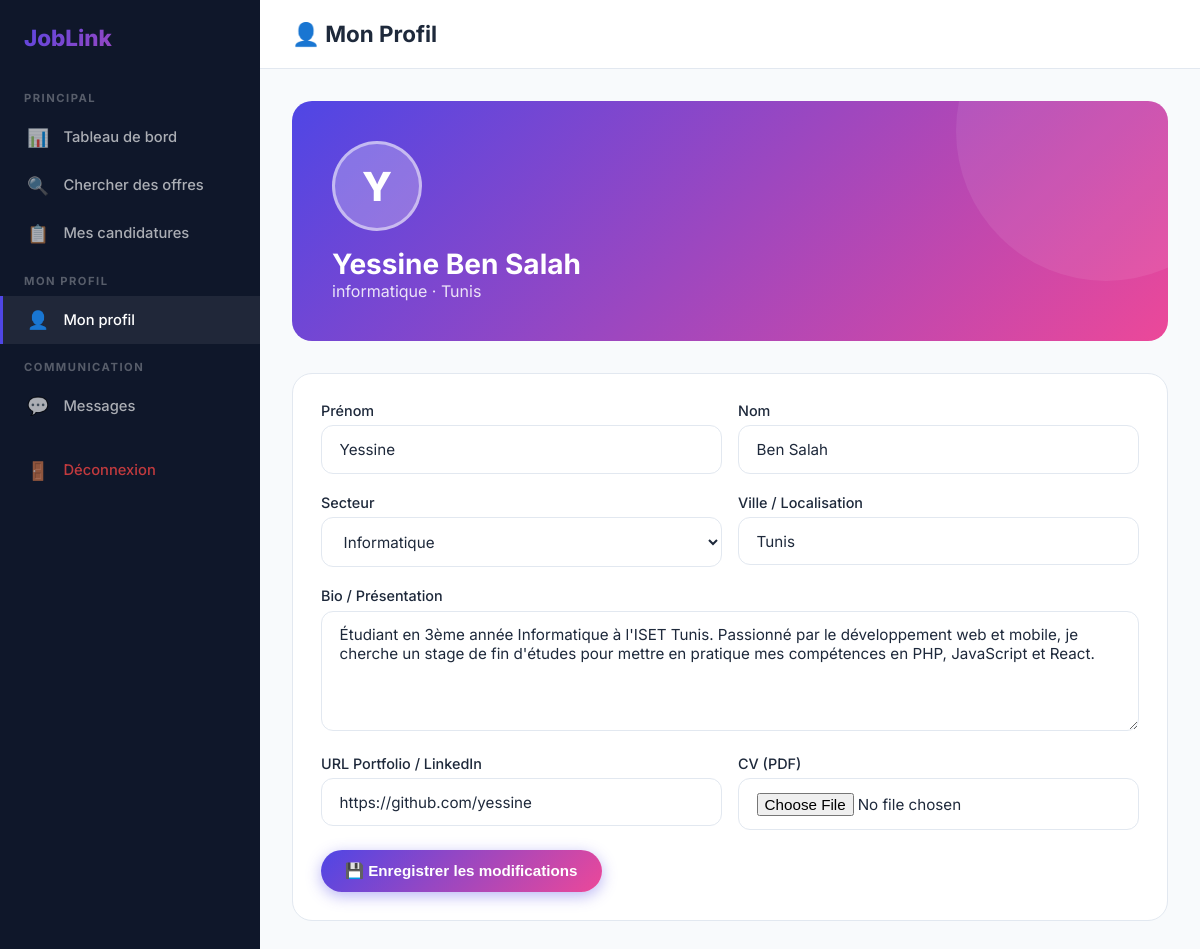
Screenshot of /etudiant/profil.php (signed in) with the database file from the repository.
### tables this page shows
CREATE TABLE `student_profiles` (
  `id` int(11) NOT NULL AUTO_INCREMENT,
  `user_id` int(11) NOT NULL,
  `first_name` varchar(100) NOT NULL,
  `last_name` varchar(100) NOT NULL,
  `bio` text DEFAULT NULL,
  `cv_path` varchar(255) DEFAULT NULL,
  `portfolio_url` varchar(255) DEFAULT NULL,
  `sector` varchar(100) DEFAULT NULL,
  `location` varchar(100) DEFAULT NULL,
  `updated_at` timestamp NOT NULL DEFAULT current_timestamp() ON UPDATE current_timestamp(),
  PRIMARY KEY (`id`),
  KEY `user_id` (`user_id`),
  CONSTRAINT `fk_student_user` FOREIGN KEY (`user_id`) REFERENCES `users` (`id`) ON DELETE CASCADE
);

### etudiant/profil.php (the view, shortened to what this page needs)
<?php
require_once '../includes/auth.php';
$sp = $pdo->prepare("SELECT * FROM student_profiles WHERE user_id=?");
$sp->execute([$_SESSION['user_id']]);
$profile = $sp->fetch();
?>
<!DOCTYPE html><html lang="fr"><head><meta charset="UTF-8"><meta name="viewport" content="width=device-width,initial-scale=1">
<title>Mon Profil - JobLink</title><link rel="stylesheet" href="/siteadam/css/style.css"></head>
<body>
<div class="dash-layout">
  <?php include '../includes/sidebar_student.php'; ?>
  <div class="dash-content">
    <div class="dash-header"><h1>👤 Mon Profil</h1></div>
    <div class="dash-body">
      <div class="profile-header">
        <div class="profile-avatar"><?= strtoupper(substr($profile['first_name'] ?? 'E', 0,1)) ?></div>
        <h2><?= htmlspecialchars(($profile['first_name']??'').' '.($profile['last_name']??'')) ?></h2>
        <p><?= htmlspecialchars($profile['sector'] ?? 'Secteur non défini') ?> · <?= htmlspecialchars($profile['location'] ?? 'Localisation non définie') ?></p>
      </div>
      <div class="card">
        <form method="POST" enctype="multipart/form-data">
          <div class="form-row">
            <div class="form-group"><label>Prénom</label><input type="text" name="first_name" value="<?= htmlspecialchars($profile['first_name']??'') ?>"></div>
            <div class="form-group"><label>Nom</label><input type="text" name="last_name" value="<?= htmlspecialchars($profile['last_name']??'') ?>"></div>
          </div>
          <div class="form-row">
            <div class="form-group"><label>Secteur</label>
              <select name="sector">
                <?php foreach(['informatique','marketing','finance','design','rh','commerce','ingenierie'] as $s): ?>
                <option value="<?= $s ?>" <?= ($profile['sector']??'')===$s?'selected':'' ?>><?= ucfirst($s) ?></option>
                <?php endforeach; ?>
              </select>
            </div>
            <div class="form-group"><label>Ville / Localisation</label><input type="text" name="location" value="<?= htmlspecialchars($profile['location']??'') ?>" placeholder="Tunis, Sfax..."></div>
          </div>
          <div class="form-group"><label>Bio / Présentation</label><textarea name="bio" rows="4" placeholder="Décrivez votre parcours, vos compétences et vos objectifs..."><?= htmlspecialchars($profile['bio']??'') ?></textarea></div>
          <div class="form-row">
            <div class="form-group"><label>URL Portfolio / LinkedIn</label><input type="url" name="portfolio_url" value="<?= htmlspecialchars($profile['portfolio_url']??'') ?>" placeholder="https://..."></div>
            <div class="form-group"><label>CV (PDF)</label><input type="file" name="cv_file" accept=".pdf,.doc,.docx">
            </div>
          </div>
          <button type="submit" class="btn btn-primary">💾 Enregistrer les modifications</button>
        </form>
      </div>
    </div>
  </div>
</div>
</body></html>

### css/style.css (style rules this page uses)
:root { --primary: #4f46e5; --primary-dark: #3730a3; --primary-light: #eef2ff; --secondary: #ec4899; --accent: #06b6d4; --dark: #0f172a; --light: #f8fafc; --text: #1e293b; --muted: #64748b; --border: #e2e8f0; --white: #ffffff; --success: #10b981; --warning: #f59e0b; --danger: #ef4444; --glass: rgba(255,255,255,0.75); --shadow: 0 4px 6px -1px rgba(0,0,0,.1),0 2px 4px -2px rgba(0,0,0,.1); --shadow-lg: 0 20px 25px -5px rgba(0,0,0,.1),0 8px 10px -6px rgba(0,0,0,.1); --radius: 12px; --radius-lg: 20px; --transition: all .3s ease; }
* { margin:0;padding:0;box-sizing:border-box }
html { scroll-behavior:smooth }
body { font-family:'Inter',sans-serif;color:var(--text);background:#f1f5f9;min-height:100vh;display:flex;flex-direction:column }
.btn { display:inline-flex;align-items:center;gap:.5rem;padding:.75rem 1.5rem;border-radius:50px;font-weight:600;font-size:.95rem;cursor:pointer;border:none;transition:var(--transition) }
.btn-primary { background:linear-gradient(135deg,var(--primary),var(--secondary));color:#fff;box-shadow:0 4px 15px rgba(79,70,229,.4) }
.card { background:var(--white);border-radius:var(--radius-lg);padding:1.75rem;border:1px solid var(--border);transition:var(--transition) }
.form-group { margin-bottom:1.25rem }
.form-group label { display:block;font-weight:500;font-size:.9rem;margin-bottom:.4rem;color:var(--text) }
.form-group input,.form-group select,.form-group textarea { width:100%;padding:.85rem 1.1rem;border:1.5px solid var(--border);border-radius:var(--radius);font-size:.95rem;font-family:'Inter',sans-serif;color:var(--text);background:#fff;transition:var(--transition);outline:none }
.form-group textarea { resize:vertical;min-height:120px }
.form-row { display:grid;grid-template-columns:1fr 1fr;gap:1rem }
.dash-layout { display:flex;min-height:100vh }
.dash-content { flex:1;overflow:auto;background:#f8fafc }
.dash-header { background:var(--white);padding:1.25rem 2rem;border-bottom:1px solid var(--border);display:flex;align-items:center;justify-content:space-between }
.dash-header h1 { font-size:1.4rem;font-weight:700 }
.dash-body { padding:2rem }
.profile-header { background:linear-gradient(135deg,var(--primary),var(--secondary));border-radius:var(--radius-lg);padding:2.5rem;color:#fff;margin-bottom:2rem;position:relative;overflow:hidden }
.profile-header::before { content:'';position:absolute;top:-50%;right:-10%;width:300px;height:300px;border-radius:50%;background:rgba(255,255,255,.08) }
.profile-avatar { width:90px;height:90px;border-radius:50%;background:rgba(255,255,255,.25);display:flex;align-items:center;justify-content:center;font-size:2.5rem;font-weight:800;color:#fff;border:3px solid rgba(255,255,255,.5);margin-bottom:1rem;position:relative;z-index:1 }
.profile-header h2 { font-size:1.75rem;position:relative;z-index:1 }
.profile-header p { opacity:.85;position:relative;z-index:1 }

### rows the page displays
student_profiles: first_name "Y", first_name+last_name "Yessine Ben Salah", sector "informatique", location "Tunis", first_name "Yessine", last_name "Ben Salah", sector "Informatique", bio "Étudiant en 3ème année Informatique à l'ISET Tunis. Passionné par le développement web et mobile, je cherche un stage de fin d'études pour mettre en pratique mes compétences en PHP, JavaScript et React.", portfolio_url "https://github.com/yessine"
